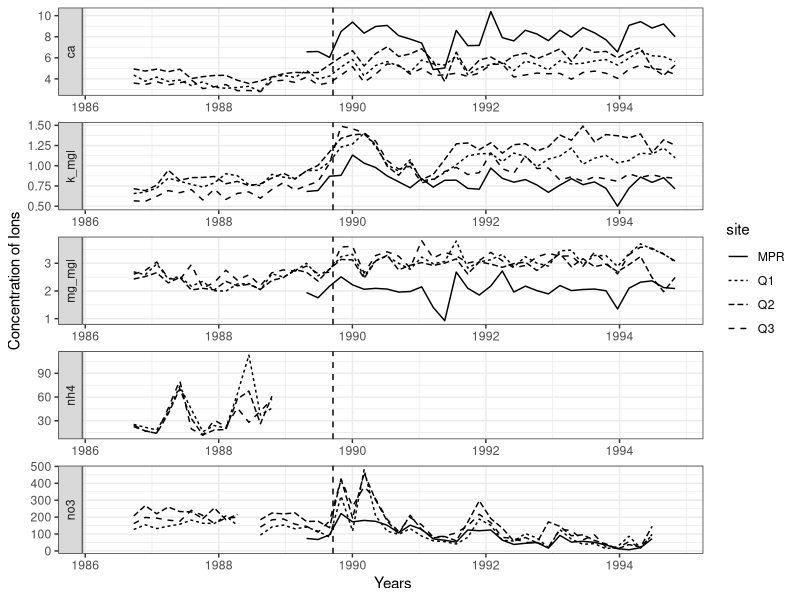

R code for this plot:
## ---- chunk 1
#| output: false
library(tidyverse)
cdat <- read_csv('../output/cleaned_data.csv')
## ---- chunk 2
cdat_long <- cdat |>
  pivot_longer(
    cols = c(k_mgl, no3, mg_mgl, ca, nh4),
    names_to = 'Ion',
    values_to = 'Concentration'
  )
## ---- chunk 3
#| warning: false
plot1 <- cdat_long |>
  ggplot(
    aes(x = window_start, y = Concentration, linetype = site)
  ) +
  geom_line() +
  facet_wrap(vars(Ion), scales = 'free', ncol = 1, strip.position = "left") +
  geom_vline(xintercept = ymd('1989-09-17'), linetype = 'dashed') +
  labs(x = 'Years', y = 'Concentration of Ions') +
  theme_bw()

plot1
